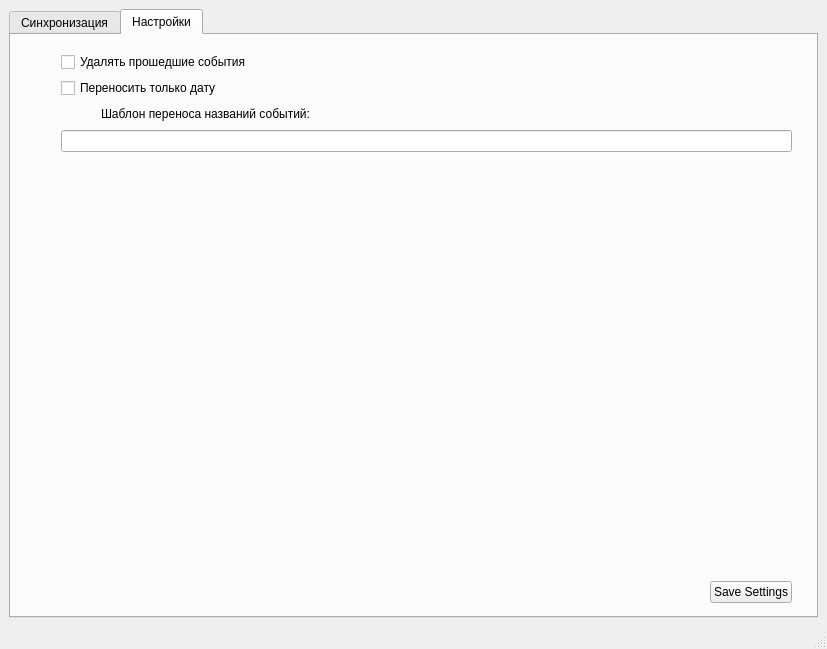
<?xml version="1.0" encoding="UTF-8"?>
<ui version="4.0">
 <class>MainWindow</class>
 <widget class="QMainWindow" name="MainWindow">
  <property name="geometry">
   <rect>
    <x>0</x>
    <y>0</y>
    <width>827</width>
    <height>649</height>
   </rect>
  </property>
  <property name="maximumSize">
   <size>
    <width>827</width>
    <height>649</height>
   </size>
  </property>
  <property name="windowTitle">
   <string>Events Synchronizer</string>
  </property>
  <widget class="QWidget" name="centralwidget">
   <layout class="QVBoxLayout" name="verticalLayout">
    <item>
     <widget class="QTabWidget" name="tabWidget">
      <property name="currentIndex">
       <number>1</number>
      </property>
      <widget class="QWidget" name="Synchronize">
       <attribute name="title">
        <string>Синхронизация</string>
       </attribute>
       <widget class="QWidget" name="">
        <property name="geometry">
         <rect>
          <x>10</x>
          <y>20</y>
          <width>781</width>
          <height>521</height>
         </rect>
        </property>
        <layout class="QVBoxLayout" name="verticalLayout_6">
         <item>
          <layout class="QVBoxLayout" name="verticalLayout_2">
           <item>
            <widget class="QTableWidget" name="tableWidget"/>
           </item>
           <item>
            <layout class="QHBoxLayout" name="horizontalLayout_7">
             <item>
              <spacer name="horizontalSpacer">
               <property name="orientation">
                <enum>Qt::Horizontal</enum>
               </property>
               <property name="sizeHint" stdset="0">
                <size>
                 <width>40</width>
                 <height>20</height>
                </size>
               </property>
              </spacer>
             </item>
             <item>
              <layout class="QVBoxLayout" name="verticalLayout_11">
               <item>
                <widget class="QPushButton" name="AddButton">
                 <property name="text">
                  <string>Добавить запись</string>
                 </property>
                </widget>
               </item>
              </layout>
             </item>
            </layout>
           </item>
           <item>
            <layout class="QHBoxLayout" name="horizontalLayout"/>
           </item>
          </layout>
         </item>
         <item>
          <spacer name="verticalSpacer_2">
           <property name="orientation">
            <enum>Qt::Vertical</enum>
           </property>
           <property name="sizeHint" stdset="0">
            <size>
             <width>20</width>
             <height>40</height>
            </size>
           </property>
          </spacer>
         </item>
         <item>
          <layout class="QHBoxLayout" name="horizontalLayout_3">
           <item>
            <layout class="QVBoxLayout" name="verticalLayout_3">
             <item>
              <widget class="QRadioButton" name="HandRadio">
               <property name="text">
                <string>Ручная синхронизация</string>
               </property>
              </widget>
             </item>
             <item>
              <spacer name="verticalSpacer_3">
               <property name="orientation">
                <enum>Qt::Vertical</enum>
               </property>
               <property name="sizeHint" stdset="0">
                <size>
                 <width>20</width>
                 <height>40</height>
                </size>
               </property>
              </spacer>
             </item>
             <item>
              <widget class="QPushButton" name="SyncButton">
               <property name="text">
                <string>Синхронизировать</string>
               </property>
              </widget>
             </item>
            </layout>
           </item>
           <item>
            <widget class="Line" name="line">
             <property name="orientation">
              <enum>Qt::Vertical</enum>
             </property>
            </widget>
           </item>
           <item>
            <layout class="QVBoxLayout" name="verticalLayout_5">
             <item>
              <widget class="QRadioButton" name="AutioRadio">
               <property name="text">
                <string>Автономная работа</string>
               </property>
              </widget>
             </item>
             <item>
              <spacer name="verticalSpacer_4">
               <property name="orientation">
                <enum>Qt::Vertical</enum>
               </property>
               <property name="sizeHint" stdset="0">
                <size>
                 <width>20</width>
                 <height>40</height>
                </size>
               </property>
              </spacer>
             </item>
             <item>
              <layout class="QVBoxLayout" name="verticalLayout_4">
               <item>
                <spacer name="verticalSpacer">
                 <property name="orientation">
                  <enum>Qt::Vertical</enum>
                 </property>
                 <property name="sizeHint" stdset="0">
                  <size>
                   <width>20</width>
                   <height>40</height>
                  </size>
                 </property>
                </spacer>
               </item>
               <item>
                <widget class="QLabel" name="label_2">
                 <property name="text">
                  <string>Обновлять каждые:</string>
                 </property>
                </widget>
               </item>
               <item>
                <widget class="QRadioButton" name="fstTime">
                 <property name="text">
                  <string>5 секунд</string>
                 </property>
                </widget>
               </item>
               <item>
                <widget class="QRadioButton" name="sndTime">
                 <property name="text">
                  <string>30 секунд</string>
                 </property>
                </widget>
               </item>
               <item>
                <widget class="QRadioButton" name="trdTime">
                 <property name="text">
                  <string>5 минут</string>
                 </property>
                </widget>
               </item>
               <item>
                <layout class="QHBoxLayout" name="horizontalLayout_2">
                 <item>
                  <widget class="QRadioButton" name="frtTime">
                   <property name="maximumSize">
                    <size>
                     <width>17</width>
                     <height>16777215</height>
                    </size>
                   </property>
                   <property name="text">
                    <string/>
                   </property>
                  </widget>
                 </item>
                 <item>
                  <widget class="QTimeEdit" name="Timer"/>
                 </item>
                </layout>
               </item>
               <item>
                <spacer name="verticalSpacer_5">
                 <property name="orientation">
                  <enum>Qt::Vertical</enum>
                 </property>
                 <property name="sizeHint" stdset="0">
                  <size>
                   <width>20</width>
                   <height>40</height>
                  </size>
                 </property>
                </spacer>
               </item>
              </layout>
             </item>
            </layout>
           </item>
          </layout>
         </item>
        </layout>
       </widget>
      </widget>
      <widget class="QWidget" name="Settings">
       <attribute name="title">
        <string>Настройки</string>
       </attribute>
       <widget class="QWidget" name="">
        <property name="geometry">
         <rect>
          <x>50</x>
          <y>17</y>
          <width>731</width>
          <height>551</height>
         </rect>
        </property>
        <layout class="QVBoxLayout" name="verticalLayout_10">
         <item>
          <layout class="QVBoxLayout" name="verticalLayout_8">
           <item>
            <widget class="QCheckBox" name="DeleteEventsRadio">
             <property name="text">
              <string>Удалять прошедшие события</string>
             </property>
            </widget>
           </item>
           <item>
            <widget class="QCheckBox" name="DeleteTimeRadio">
             <property name="text">
              <string>Переносить только дату</string>
             </property>
            </widget>
           </item>
           <item>
            <layout class="QVBoxLayout" name="verticalLayout_7">
             <item>
              <layout class="QVBoxLayout" name="verticalLayout_9">
               <item>
                <layout class="QHBoxLayout" name="horizontalLayout_4">
                 <item>
                  <spacer name="horizontalSpacer_2">
                   <property name="orientation">
                    <enum>Qt::Horizontal</enum>
                   </property>
                   <property name="sizeType">
                    <enum>QSizePolicy::Minimum</enum>
                   </property>
                   <property name="sizeHint" stdset="0">
                    <size>
                     <width>40</width>
                     <height>20</height>
                    </size>
                   </property>
                  </spacer>
                 </item>
                 <item>
                  <widget class="QLabel" name="label">
                   <property name="text">
                    <string>Шаблон переноса названий событий:</string>
                   </property>
                  </widget>
                 </item>
                 <item>
                  <spacer name="horizontalSpacer_3">
                   <property name="orientation">
                    <enum>Qt::Horizontal</enum>
                   </property>
                   <property name="sizeHint" stdset="0">
                    <size>
                     <width>40</width>
                     <height>20</height>
                    </size>
                   </property>
                  </spacer>
                 </item>
                </layout>
               </item>
               <item>
                <widget class="QLineEdit" name="EventNames"/>
               </item>
              </layout>
             </item>
             <item>
              <spacer name="verticalSpacer_6">
               <property name="orientation">
                <enum>Qt::Vertical</enum>
               </property>
               <property name="sizeHint" stdset="0">
                <size>
                 <width>20</width>
                 <height>40</height>
                </size>
               </property>
              </spacer>
             </item>
            </layout>
           </item>
          </layout>
         </item>
         <item>
          <layout class="QHBoxLayout" name="horizontalLayout_5">
           <item>
            <spacer name="horizontalSpacer_4">
             <property name="orientation">
              <enum>Qt::Horizontal</enum>
             </property>
             <property name="sizeHint" stdset="0">
              <size>
               <width>40</width>
               <height>20</height>
              </size>
             </property>
            </spacer>
           </item>
           <item>
            <widget class="QPushButton" name="SettingsButton">
             <property name="text">
              <string>Save Settings</string>
             </property>
            </widget>
           </item>
          </layout>
         </item>
        </layout>
       </widget>
      </widget>
     </widget>
    </item>
   </layout>
  </widget>
  <widget class="QStatusBar" name="statusbar"/>
 </widget>
 <resources/>
 <connections/>
</ui>
